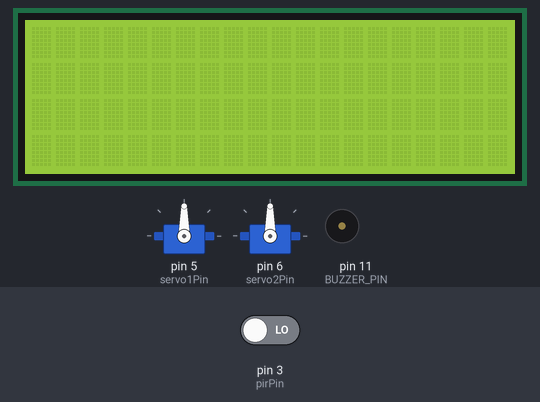
Recording of a sketch running on a simulated Arduino Uno, built with avr-gcc and run on an emulated ATmega328P. Shown: 2 × servo, 20×4 character LCD, buzzer (waves = sounding). The test bench sets the inputs (shaded band); at power-on: pin 3 (pirPin) LOW.

Above: at 1.2 s.
1.3 s: pin 3 (pirPin) driven HIGH
At 3.2 s:
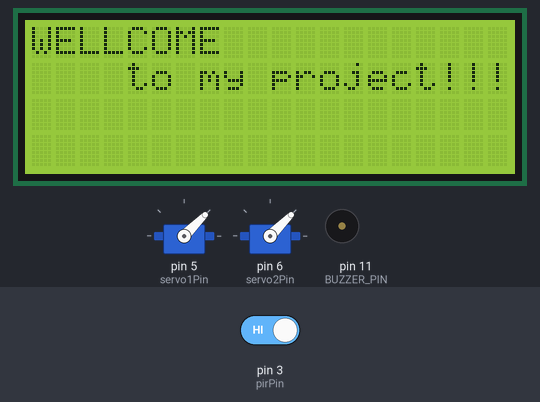
At 17.4 s:
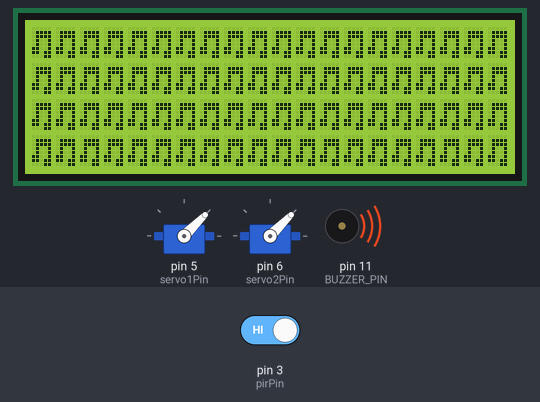
Timing chart, 0 to 27.8 s (numbered marks = the images above; inputs shaded):
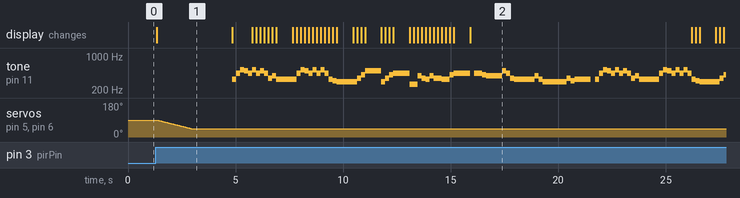

Measured:
- after the input at 1.3 s, tone on pin 11 (BUZZER_PIN): plays 330 Hz for 0.19 s, 440 Hz for 0.19 s, 523 Hz for 0.19 s, 494 Hz for 0.19 s, 440 Hz for 0.19 s, 523 Hz for 0.19 s … (77 notes in this stretch), starting after 3.5 s; servo on pin 5 (servo1Pin): moves from 90° to 45° over 1.5 s, starting after 0.06 s

The sketch:

sketch.ino
```cpp
#include <Servo.h>
#include <LiquidCrystal.h>
#include "pitches.h"

const int pirPin = 3 ;
const int servo1Pin = 5 ;
const int servo2Pin = 6 ;
boolean doorIsOpen = false ;
const int BUZZER_PIN = 11;

Servo servo1;
Servo servo2;
LiquidCrystal lcd(13, 12, 10, 9, 8, 7);

int melody[] = {
  NOTE_E4, NOTE_A4, NOTE_C5,
  NOTE_B4, NOTE_A4, NOTE_C5, NOTE_A4, NOTE_B4, NOTE_A4, NOTE_F4, NOTE_G4,
  NOTE_E4, NOTE_E4, NOTE_A4, NOTE_C5,
  NOTE_B4, NOTE_A4, NOTE_C5, NOTE_A4, NOTE_C5, NOTE_A4, NOTE_E4, NOTE_DS4,
  NOTE_D4, NOTE_D4, NOTE_F4, NOTE_GS4,
  NOTE_B4, NOTE_D4, NOTE_F4, NOTE_GS4,
  NOTE_A4, NOTE_C4, NOTE_C4, NOTE_G4,
  NOTE_F4, NOTE_E4, NOTE_G4, NOTE_F4, NOTE_F4, NOTE_E4, NOTE_E4, NOTE_GS4,
  NOTE_A4, REST, NOTE_A4, NOTE_A4, NOTE_GS4,
  NOTE_G4, NOTE_B4, NOTE_A4, NOTE_F4,
  NOTE_E4, NOTE_E4, NOTE_G4, NOTE_E4,
  NOTE_D4, NOTE_D4, NOTE_D4, NOTE_F4, NOTE_DS4,
  NOTE_E4, REST, NOTE_E4, NOTE_A4, NOTE_C5,
  //repeat
  NOTE_B4, NOTE_A4, NOTE_C5, NOTE_A4, NOTE_B4, NOTE_A4, NOTE_F4, NOTE_G4,
  NOTE_E4, NOTE_E4, NOTE_A4, NOTE_C5,
  NOTE_B4, NOTE_A4, NOTE_C5, NOTE_A4, NOTE_C5, NOTE_A4, NOTE_E4, NOTE_DS4,
  NOTE_D4, NOTE_D4, NOTE_F4, NOTE_GS4,
  NOTE_B4, NOTE_D4, NOTE_F4, NOTE_GS4,
  NOTE_A4, NOTE_C4, NOTE_C4, NOTE_G4,
  NOTE_F4, NOTE_E4, NOTE_G4, NOTE_F4, NOTE_F4, NOTE_E4, NOTE_E4, NOTE_GS4,
  NOTE_A4, REST, NOTE_A4, NOTE_A4, NOTE_GS4,
  NOTE_G4, NOTE_B4, NOTE_A4, NOTE_F4,
  NOTE_E4, NOTE_E4, NOTE_G4, NOTE_E4,
  NOTE_D4, NOTE_D4, NOTE_D4, NOTE_F4, NOTE_DS4
};

int durations[] = {
  8, 8, 8,
  8, 8, 8, 8, 8, 8, 8, 8,
  2, 8, 8, 8,
  8, 8, 8, 8, 8, 8, 8, 8,
  2, 8, 8, 8,
  2, 8, 8, 8,
  2, 8, 8, 8,
  8, 8, 8, 8, 8, 8, 8, 8,
  2, 8, 8, 8, 8,
  2, 8, 8, 8,
  2, 8, 8, 8,
  2, 8, 8, 8, 8,
  2, 8, 8, 8, 8,
  //repeats
  8, 8, 8, 8, 8, 8, 8, 8,
  2, 8, 8, 8,
  8, 8, 8, 8, 8, 8, 8, 8,
  2, 8, 8, 8,
  2, 8, 8, 8,
  2, 8, 8, 8,
  8, 8, 8, 8, 8, 8, 8, 8,
  2, 8, 8, 8, 8,
  2, 8, 8, 8,
  2, 8, 8, 8,
  2, 8, 8, 8, 8
};

byte fill[8] = {
  0b00000,
  0b01111,
  0b01111,
  0b01001,
  0b01001,
  0b11001,
  0b11011,
  0b00011
};
byte empty[8] = {
  0b00000,
  0b00000,
  0b00000,
  0b00000,
  0b00000,
  0b00000,
  0b00000,
  0b00000
};
byte x0[8] = {
  0b00000,
  0b00001,
  0b00011,
  0b00111,
  0b01000,
  0b11011,
  0b11011,
  0b11011
};
byte x1[8] = {
  0b11011,
  0b11000,
  0b11011,
  0b01011,
  0b00011,
  0b00011,
  0b00001,
  0b00000
};
byte x2[8] = {
  0b11111,
  0b11111,
  0b11111,
  0b11111,
  0b00101,
  0b10101,
  0b10101,
  0b10101
};
byte x3[8] = {
  0b10101,
  0b00100,
  0b10101,
  0b10101,
  0b10101,
  0b10101,
  0b10101,
  0b10101
};
byte x4[8] = {
  0b00000,
  0b10000,
  0b11000,
  0b11100,
  0b11010,
  0b11011,
  0b11011,
  0b11011
};
byte x5[8] = {
  0b11011,
  0b00011,
  0b11011,
  0b11010,
  0b11000,
  0b11000,
  0b10000,
  0b00000
};

void setup() {
  pinMode(pirPin, INPUT);
  pinMode(A0, INPUT);
  pinMode(BUZZER_PIN, OUTPUT);
  servo1.attach(servo1Pin);
  servo2.attach(servo2Pin);
  lcd.begin(20, 4);
  lcd.clear();
  lcd.createChar(1, empty);
  lcd.createChar(2, fill);
  lcd.createChar(3, x0);
  lcd.createChar(4, x1);
  lcd.createChar(5, x2);
  lcd.createChar(6, x3);
  lcd.createChar(7, x4);
  lcd.createChar(8, x5);
  Serial.begin(115200);
}

void loop() {
  if (isMovement()) {
    openDoor(analogRead(A0));
    play();
  }
  delay(250);
}

boolean isMovement() {
  return digitalRead(pirPin) && !doorIsOpen;
}

void openDoor(int limit) {
  doorIsOpen = true ;
  int time = 3500 ;
  int max = map(limit, 0, 1023, 0, 90);
  lcd.clear();
  lcd.print("WELLCOME");
  lcd.setCursor(4, 1);
  lcd.print("to my project!!!");
  for (int pos = 0 ; pos <= max ; pos++) {
    servo1.write(90 - pos);
    servo2.write(90 - pos);
    delay(35);
    time -= 35 ;
  }
  delay(time);
  lcd.clear();
}

void play() {
  int size = sizeof(durations) / sizeof(int);
  for (int note = 0, i = 0 ; note < size ; note++) {
    // to calculate the note duration, take one second divided by the note type.
    int duration = 1500 / durations[note];
    tone(BUZZER_PIN, melody[note], duration);
    // to distinguish the notes, set a minimum time between them.
    int pauseBetweenNotes = duration * 1; //1.25
    if (note >= 5 && note < 45) {
      fillLCD(note - 5, 2);
    } else if (note >= size - 40) {
      showLogo(i++);
    }
    delay(pauseBetweenNotes);
    noTone(BUZZER_PIN);
  }
}

void fillLCD(int i, int charID) {
  // fill lcd Step by step
  lcd.setCursor((int)i / 4, i % 4);
  lcd.write(charID);
  lcd.setCursor((int)(79 - i) / 4, (79 - i) % 4);
  lcd.write(charID);
}

void showLogo(int i) {
  // show logo Step by step
  lcd.setCursor((int)i / 4, i % 4);
  if (i == 33) {
    lcd.write(1);
    i = 46 ;
    lcd.setCursor((int)i / 4, i % 4);
    lcd.write(8);
  } else if (i == 34) {
    lcd.write(1);
    i = 45 ;
    lcd.setCursor((int)i / 4, i % 4);
    lcd.write(7);
  } else if (i == 37) {
    lcd.write(3);
    i = 42 ;
    lcd.setCursor((int)i / 4, i % 4);
    lcd.write(6);
  } else if (i == 38) {
    lcd.write(4);
    i = 41 ;
    lcd.setCursor((int)i / 4, i % 4);
    lcd.write(5);
  } else {
    fillLCD(i, 1);
  }
}
```

pitches.h
```cpp
#define REST     0
#define NOTE_A0  27
#define NOTE_AS0 29
#define NOTE_B0  31
#define NOTE_C1  33
#define NOTE_CS1 35
#define NOTE_D1  37
#define NOTE_DS1 39
#define NOTE_E1  41
#define NOTE_F1  44
#define NOTE_FS1 46
#define NOTE_G1  49
#define NOTE_GS1 52
#define NOTE_A1  55
#define NOTE_AS1 58
#define NOTE_B1  62
#define NOTE_C2  65
#define NOTE_CS2 69
#define NOTE_D2  73
#define NOTE_DS2 78
#define NOTE_E2  82
#define NOTE_F2  87
#define NOTE_FS2 93
#define NOTE_G2  98
#define NOTE_GS2 104
#define NOTE_A2  110
#define NOTE_AS2 117
#define NOTE_B2  123
#define NOTE_C3  131
#define NOTE_CS3 139
#define NOTE_D3  147
#define NOTE_DS3 156
#define NOTE_E3  165
#define NOTE_F3  175
#define NOTE_FS3 185
#define NOTE_G3  196
#define NOTE_GS3 208
#define NOTE_A3  220
#define NOTE_AS3 233
#define NOTE_B3  247
#define NOTE_C4  262
#define NOTE_CS4 277
#define NOTE_D4  294
#define NOTE_DS4 311
#define NOTE_E4  330
#define NOTE_F4  349
#define NOTE_FS4 370
#define NOTE_G4  392
#define NOTE_GS4 415
#define NOTE_A4  440
#define NOTE_AS4 466
#define NOTE_B4  494
#define NOTE_C5  523
#define NOTE_CS5 554
#define NOTE_D5  587
#define NOTE_DS5 622
#define NOTE_E5  659
#define NOTE_F5  698
#define NOTE_FS5 740
#define NOTE_G5  784
#define NOTE_GS5 831
#define NOTE_A5  880
#define NOTE_AS5 932
#define NOTE_B5  988
#define NOTE_C6  1047
#define NOTE_CS6 1109
#define NOTE_D6  1175
#define NOTE_DS6 1245
#define NOTE_E6  1319
#define NOTE_F6  1397
#define NOTE_FS6 1480
#define NOTE_G6  1568
#define NOTE_GS6 1661
#define NOTE_A6  1760
#define NOTE_AS6 1865
#define NOTE_B6  1976
#define NOTE_C7  2093
#define NOTE_CS7 2217
#define NOTE_D7  2349
#define NOTE_DS7 2489
#define NOTE_E7  2637
#define NOTE_F7  2794
#define NOTE_FS7 2960
#define NOTE_G7  3136
#define NOTE_GS7 3322
#define NOTE_A7  3520
#define NOTE_AS7 3729
#define NOTE_B7  3951
#define NOTE_C8  4186
```
